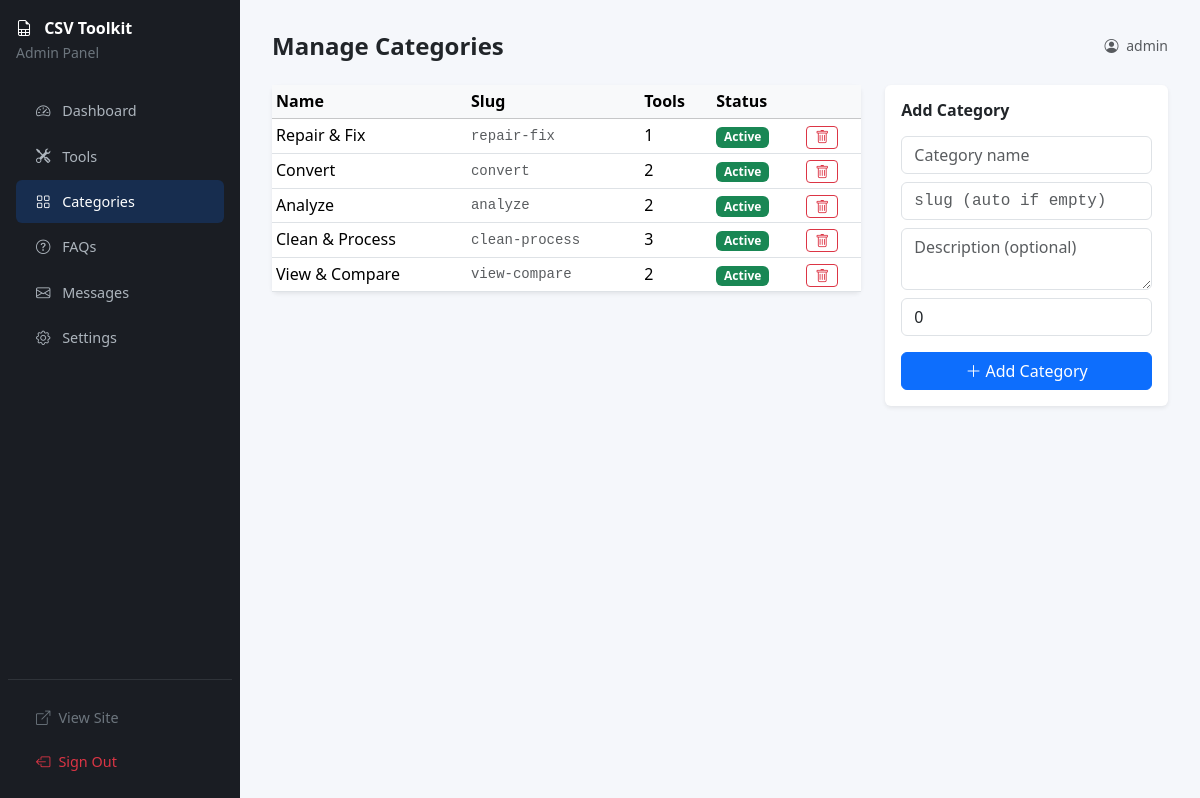
The page /admin/categories/ (signed in) on the database its author committed.
### tables this page shows
CREATE TABLE `tool_categories` (
    `id`          INT UNSIGNED     NOT NULL AUTO_INCREMENT,
    `name`        VARCHAR(100)     NOT NULL,
    `slug`        VARCHAR(100)     NOT NULL,
    `description` TEXT,
    `icon`        VARCHAR(100)     DEFAULT NULL,
    `sort_order`  SMALLINT         NOT NULL DEFAULT 0,
    `status`      TINYINT(1)       NOT NULL DEFAULT 1 COMMENT '1=active,0=inactive',
    `created_at`  DATETIME         NOT NULL DEFAULT CURRENT_TIMESTAMP,
    `updated_at`  DATETIME         NOT NULL DEFAULT CURRENT_TIMESTAMP ON UPDATE CURRENT_TIMESTAMP,
    PRIMARY KEY (`id`),
    UNIQUE KEY `uq_category_slug` (`slug`)
);

### admin/index.php (called while the page is built, shortened)
<?php
$uri     = trim(parse_url($_SERVER['REQUEST_URI'] ?? '/', PHP_URL_PATH), '/');
$base    = trim(dirname($_SERVER['SCRIPT_NAME'] ?? ''), '/');
if ($base && str_starts_with($uri, $base)) $uri = ltrim(substr($uri, strlen($base)), '/');
$subRoute = ltrim(substr($uri, strlen('admin')), '/');
$subRoute = rtrim($subRoute, '/');
$adminViewMap = [
    'login'      => __DIR__ . '/login.php',
    'logout'     => __DIR__ . '/logout.php',
    'dashboard'  => __DIR__ . '/dashboard.php',
    'tools'      => __DIR__ . '/tools.php',
    'tools/edit' => __DIR__ . '/tools-edit.php',
    'categories' => __DIR__ . '/categories.php',
    'faqs'       => __DIR__ . '/faqs.php',
    'settings'   => __DIR__ . '/settings.php',
    'messages'   => __DIR__ . '/messages.php',
];
$viewFile = $adminViewMap[$subRoute] ?? null;
require_once $viewFile;

### config/database.php (called while the page is built, shortened)
<?php
function db(): PDO {
    static $pdo = null;
    $dsn = sprintf(
        'mysql:host=%s;port=%s;dbname=%s;charset=%s',
        DB_HOST, DB_PORT, DB_NAME, DB_CHARSET
    );
    $options = [
        PDO::ATTR_ERRMODE            => PDO::ERRMODE_EXCEPTION,
        PDO::ATTR_DEFAULT_FETCH_MODE => PDO::FETCH_ASSOC,
        PDO::ATTR_EMULATE_PREPARES   => false,
        PDO::MYSQL_ATTR_INIT_COMMAND => "SET NAMES utf8mb4 COLLATE utf8mb4_unicode_ci",
    ];
    try {
        $pdo = new PDO($dsn, DB_USER, DB_PASS, $options);
    } catch (PDOException $e) {
        if (APP_DEBUG) {
            die('Database connection failed: ' . htmlspecialchars($e->getMessage()));
        }
        die('A database error occurred. Please try again later.');
    }
    return $pdo;
}

### includes/functions.php (called while the page is built, shortened)
<?php
function e(string $str): string {
    return htmlspecialchars($str, ENT_QUOTES | ENT_SUBSTITUTE, 'UTF-8');
}
function dbFetchAll(string $sql, array $params = []): array {
    $stmt = db()->prepare($sql);
    $stmt->execute($params);
    return $stmt->fetchAll();
}

### admin/categories.php (the view, shortened to what this page needs)
<?php
$categories = dbFetchAll(
    'SELECT c.*, COUNT(t.id) AS tool_count
     FROM tool_categories c
     LEFT JOIN tools t ON t.category_id = c.id
     GROUP BY c.id ORDER BY c.sort_order ASC'
);
?>
<div class="row g-4">
    <div class="col-lg-8">
        <div class="card border-0 shadow-sm">
            <div class="card-body p-0">
                <table class="table table-sm align-middle mb-0">
                    <thead class="table-light"><tr><th>Name</th><th>Slug</th><th>Tools</th><th>Status</th><th></th></tr></thead>
                    <tbody>
                    <?php foreach ($categories as $cat): ?>
                    <tr>
                        <td class="fw-medium"><?= e($cat['name']) ?></td>
                        <td class="font-mono small text-muted"><?= e($cat['slug']) ?></td>
                        <td><?= (int)$cat['tool_count'] ?></td>
                        <td>
                            <form method="post" class="d-inline">
                                <button type="submit"
                                        class="badge border-0 <?= $cat['status'] ? 'bg-success' : 'bg-secondary' ?>"
                                        style="cursor:pointer">
                                    <?= $cat['status'] ? 'Active' : 'Inactive' ?>
                                </button>
                            </form>
                        </td>
                        <td>
                            <form method="post" class="d-inline"
                                  onsubmit="return confirm('Delete category? Tools will be uncategorised.')">
                                <button type="submit" class="btn btn-sm btn-outline-danger py-0 px-2">
                                    <i class="bi bi-trash" aria-hidden="true"></i>
                                </button>
                            </form>
                        </td>
                    </tr>
                    <?php endforeach; ?>
                    </tbody>
                </table>
            </div>
        </div>
    </div>
    <div class="col-lg-4">
        <div class="card border-0 shadow-sm">
            <div class="card-body">
                <h2 class="h6 fw-bold mb-3">Add Category</h2>
                <form method="post">
                    <div class="mb-2">
                        <input type="text" name="name" class="form-control" placeholder="Category name" required>
                    </div>
                    <div class="mb-2">
                        <input type="text" name="slug" class="form-control font-mono" placeholder="slug (auto if empty)">
                    </div>
                    <div class="mb-2">
                        <textarea name="description" class="form-control" rows="2" placeholder="Description (optional)"></textarea>
                    </div>
                    <div class="mb-3">
                        <input type="number" name="sort_order" class="form-control" value="0" placeholder="Sort order">
                    </div>
                    <button type="submit" class="btn btn-primary w-100">
                        <i class="bi bi-plus-lg me-1"></i>Add Category
                    </button>
                </form>
            </div>
        </div>
    </div>
</div>
<?php
require_once __DIR__ . '/layout.php';

### assets/css/main.css (style rules this page uses)
:root { --primary: #0d6efd; --primary-dark: #0a58ca; --secondary: #6c757d; --success: #198754; --warning: #ffc107; --danger: #dc3545; --info: #0dcaf0; --light: #f8f9fa; --dark: #212529; --border-radius: .5rem; --shadow-sm: 0 .125rem .25rem rgba(0,0,0,.075); --shadow: 0 .25rem .75rem rgba(0,0,0,.1); --shadow-lg: 0 .5rem 1.5rem rgba(0,0,0,.15); --font-sans: 'Segoe UI', system-ui, -apple-system, sans-serif; --transition: .2s ease-in-out; }
*, *::before, *::after { box-sizing: border-box; }
html { scroll-behavior: smooth; }
body { font-family: var(--font-sans); color: var(--dark); background: #f5f7fb; line-height: 1.6; }
.font-mono { font-family: 'Courier New', Courier, monospace; }

### rows shown on the page
tool_categories: name "Repair & Fix", slug "repair-fix", tool_count "1", status "Active"
tool_categories: name "Convert", slug "convert", tool_count "2", status "Active"
tool_categories: name "Analyze", slug "analyze", tool_count "2", status "Active"
tool_categories: name "Clean & Process", slug "clean-process", tool_count "3", status "Active"
tool_categories: name "View & Compare", slug "view-compare", tool_count "2", status "Active"

### other values the page prints
$item['label'] "Dashboard"
$item['label'] "Tools"
$item['label'] "Categories"
$item['label'] "FAQs"
$item['label'] "Messages"
$item['label'] "Settings"
$pageTitle "Manage Categories"
currentAdmin() "admin"
